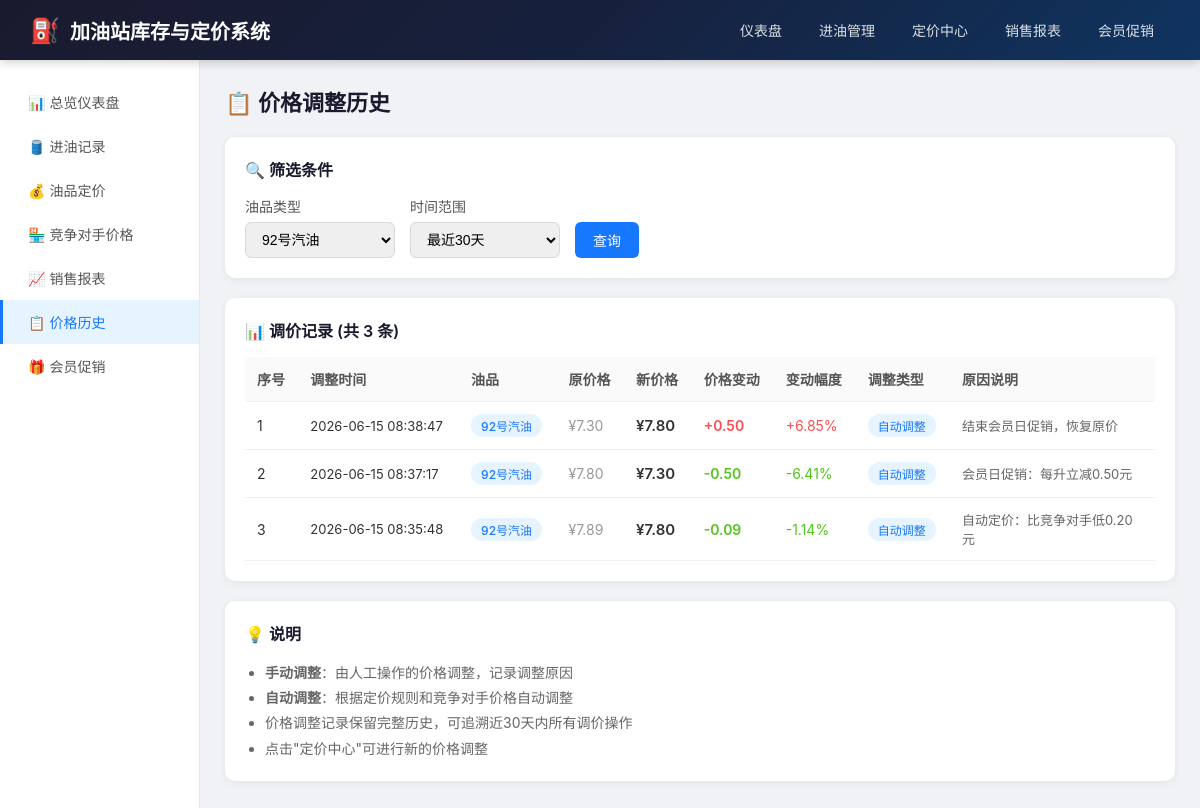
The page /price/history?fuel_id=1 on the database its author committed.
### models.py (models this page shows, shortened)
class PriceHistory(db.Model):
    __tablename__ = 'price_histories'
    id = db.Column(db.Integer, primary_key=True)
    fuel_id = db.Column(db.Integer, db.ForeignKey('fuels.id'), nullable=False)
    old_price = db.Column(db.Float, nullable=False)
    new_price = db.Column(db.Float, nullable=False)
    change_time = db.Column(db.DateTime, nullable=False)
    change_type = db.Column(db.String(20), nullable=False)
    reason = db.Column(db.String(200))
    created_at = db.Column(db.DateTime, default=datetime.now)

class Fuel(db.Model):
    __tablename__ = 'fuels'
    id = db.Column(db.Integer, primary_key=True)
    code = db.Column(db.String(20), unique=True, nullable=False)
    name = db.Column(db.String(50), nullable=False)
    tank_capacity = db.Column(db.Float, default=50000)
    current_price = db.Column(db.Float, nullable=False)
    price_update_time = db.Column(db.DateTime, default=datetime.now)
    created_at = db.Column(db.DateTime, default=datetime.now)
    intake_records = db.relationship('IntakeRecord', backref='fuel', lazy='dynamic')
    sales_records = db.relationship('SalesRecord', backref='fuel', lazy='dynamic')
    price_histories = db.relationship('PriceHistory', backref='fuel', lazy='dynamic')
    competitor_prices = db.relationship('CompetitorPrice', backref='fuel', lazy='dynamic')
    member_promotions = db.relationship('MemberPromotion', backref='fuel', lazy='dynamic')

### app.py (the view)
@app.route('/price/history')
def price_history():
    days = int(request.args.get('days', 30))
    fuel_id = request.args.get('fuel_id', type=int)
    query = PriceHistory.query
    if fuel_id:
        query = query.filter_by(fuel_id=fuel_id)
    price_histories = query.order_by(PriceHistory.change_time.desc())\
        .filter(PriceHistory.change_time >= datetime.now() - timedelta(days=days)).all()
    fuels = Fuel.query.all()
    return render_template('price_history.html',
                         price_histories=price_histories,
                         fuels=fuels,
                         selected_fuel=fuel_id,
                         days=days)

### templates/price_history.html (shortened to what this page needs)
{% extends 'base.html' %}
{% block content %}
<h2 class="page-title">📋 价格调整历史</h2>
<div class="card">
    <div class="card-title">🔍 筛选条件</div>
    <form method="GET" style="display: flex; gap: 15px; align-items: flex-end; flex-wrap: wrap;">
        <div class="form-group" style="margin-bottom: 0; min-width: 150px;">
            <label>油品类型</label>
            <select name="fuel_id">
                {% for fuel in fuels %}
                <option value="{{ fuel.id }}" {% if selected_fuel == fuel.id %}selected{% endif %}>{{ fuel.name }}</option>
                {% endfor %}
            </select>
        </div>
        <div class="form-group" style="margin-bottom: 0; min-width: 150px;">
            <label>时间范围</label>
            <select name="days">
                <option value="30" {% if days == 30 %}selected{% endif %}>最近30天</option>
            </select>
        </div>
        <button type="submit" class="btn btn-primary">查询</button>
    </form>
</div>
<div class="card">
    <div class="card-title">
        <span>📊 调价记录 (共 {{ price_histories|length }} 条)</span>
    </div>
    {% if price_histories %}
    <table>
        <thead>
            <tr>
                <th>序号</th>
                <th>调整时间</th>
                <th>油品</th>
                <th>原价格</th>
                <th>新价格</th>
                <th>价格变动</th>
                <th>变动幅度</th>
                <th>调整类型</th>
                <th>原因说明</th>
            </tr>
        </thead>
        <tbody>
            {% for ph in price_histories %}
            {% set change = ph.new_price - ph.old_price %}
            {% set change_pct = (change / ph.old_price * 100) if ph.old_price else 0 %}
            <tr>
                <td>{{ loop.index }}</td>
                <td style="font-size: 13px;">{{ ph.change_time.strftime('%Y-%m-%d %H:%M:%S') }}</td>
                <td><span class="tag tag-blue">{{ ph.fuel.name }}</span></td>
                <td style="color: #999;">¥{{ '%.2f'|format(ph.old_price) }}</td>
                <td style="font-weight: 600; font-size: 15px;">¥{{ '%.2f'|format(ph.new_price) }}</td>
                <td style="color: {% if change > 0 %}#ff4d4f{% elif change < 0 %}#52c41a{% else %}#999{% endif %}; font-weight: 600;">
                    {% if change > 0 %}+{% endif %}{{ '%.2f'|format(change) }}
                </td>
                <td style="color: {% if change > 0 %}#ff4d4f{% elif change < 0 %}#52c41a{% else %}#999{% endif %};">
                    {% if change > 0 %}+{% endif %}{{ '%.2f'|format(change_pct) }}%
                </td>
                <td>
                    <span class="tag {% if ph.change_type == 'auto' %}tag-blue{% else %}tag-purple{% endif %}">
                        {{ '自动调整' if ph.change_type == 'auto' else '手动调整' }}
                    </span>
                </td>
                <td style="font-size: 13px; color: #666; max-width: 200px;">{{ ph.reason or '-' }}</td>
            </tr>
            {% endfor %}
        </tbody>
    </table>
    {% else %}
    <p style="color: #999; text-align: center; padding: 40px;">暂无价格调整记录</p>
    {% endif %}
</div>
<div class="card">
    <div class="card-title">💡 说明</div>
    <ul style="line-height: 1.8; color: #666; font-size: 14px; margin-left: 20px;">
        <li><strong>手动调整</strong>：由人工操作的价格调整，记录调整原因</li>
        <li><strong>自动调整</strong>：根据定价规则和竞争对手价格自动调整</li>
        <li>价格调整记录保留完整历史，可追溯近30天内所有调价操作</li>
        <li>点击"定价中心"可进行新的价格调整</li>
    </ul>
</div>
{% endblock %}

### templates/base.html (style rules this page uses)
* { margin: 0; padding: 0; box-sizing: border-box; }
body { font-family: -apple-system, BlinkMacSystemFont, 'Segoe UI', Roboto, 'Helvetica Neue', Arial, sans-serif; background: #f0f2f5; color: #333; }
.page-title { font-size: 22px; font-weight: 600; margin-bottom: 20px; color: #1a1a2e; }
.card { background: white; border-radius: 10px; padding: 20px; box-shadow: 0 2px 8px rgba(0,0,0,0.06); margin-bottom: 20px; }
.card-title { font-size: 16px; font-weight: 600; margin-bottom: 15px; color: #1a1a2e; display: flex; align-items: center; justify-content: space-between; }
.btn { display: inline-block; padding: 8px 18px; border: none; border-radius: 6px; cursor: pointer; font-size: 14px; text-decoration: none; transition: all 0.2s; }
.btn-primary { background: #1677ff; color: white; }
table { width: 100%; border-collapse: collapse; }
th, td { padding: 12px; text-align: left; border-bottom: 1px solid #f0f0f0; font-size: 14px; }
th { background: #fafafa; font-weight: 600; color: #555; }
.form-group { margin-bottom: 15px; }
.form-group label { display: block; margin-bottom: 6px; font-weight: 500; color: #555; font-size: 14px; }
.form-group input, .form-group select, .form-group textarea { width: 100%; padding: 8px 12px; border: 1px solid #d9d9d9; border-radius: 6px; font-size: 14px; transition: border-color 0.2s; }
.tag { display: inline-block; padding: 3px 10px; border-radius: 12px; font-size: 12px; font-weight: 500; }
.tag-blue { background: #e6f4ff; color: #1677ff; }

### rows shown on the page
PriceHistory: change_time "2026-06-15 08:38:47", fuel.name "92号汽油", old_price "7.30", new_price "7.80", change "0.50", change_pct "6.85", change_type "自动调整", reason "结束会员日促销，恢复原价"
PriceHistory: change_time "2026-06-15 08:37:17", fuel.name "92号汽油", old_price "7.80", new_price "7.30", change "-0.50", change_pct "-6.41", change_type "自动调整", reason "会员日促销：每升立减0.50元"
PriceHistory: change_time "2026-06-15 08:35:48", fuel.name "92号汽油", old_price "7.89", new_price "7.80", change "-0.09", change_pct "-1.14", change_type "自动调整", reason "自动定价：比竞争对手低0.20元"

### other values the page prints
{{ price_histories|length }} "3"
form field fuel_id "92号汽油"
